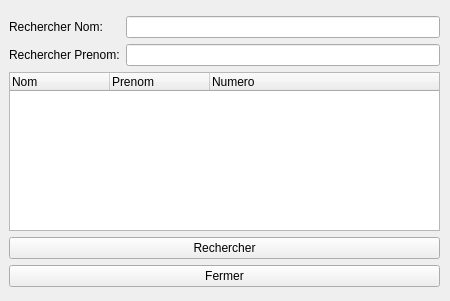
<?xml version="1.0" encoding="UTF-8"?>
<ui version="4.0">
 <class>Form</class>
 <widget class="QWidget" name="Form">
  <property name="geometry">
   <rect>
    <x>0</x>
    <y>0</y>
    <width>450</width>
    <height>301</height>
   </rect>
  </property>
  <property name="windowTitle">
   <string>Form</string>
  </property>
  <widget class="QWidget" name="verticalLayoutWidget">
   <property name="geometry">
    <rect>
     <x>9</x>
     <y>16</y>
     <width>431</width>
     <height>271</height>
    </rect>
   </property>
   <layout class="QVBoxLayout" name="verticalLayout">
    <item>
     <layout class="QFormLayout" name="formLayout_3">
      <property name="fieldGrowthPolicy">
       <enum>QFormLayout::AllNonFixedFieldsGrow</enum>
      </property>
      <item row="0" column="0">
       <widget class="QLabel" name="rechercherNomLabel">
        <property name="text">
         <string>Rechercher Nom:</string>
        </property>
       </widget>
      </item>
      <item row="0" column="1">
       <widget class="QLineEdit" name="rechercherNomLineEdit"/>
      </item>
      <item row="1" column="0">
       <widget class="QLabel" name="rechercherPrenomLabel">
        <property name="text">
         <string>Rechercher Prenom:</string>
        </property>
       </widget>
      </item>
      <item row="1" column="1">
       <widget class="QLineEdit" name="rechercherPrenomLineEdit"/>
      </item>
     </layout>
    </item>
    <item>
     <widget class="QTreeWidget" name="treeWidget">
      <column>
       <property name="text">
        <string>Nom</string>
       </property>
      </column>
      <column>
       <property name="text">
        <string>Prenom</string>
       </property>
      </column>
      <column>
       <property name="text">
        <string>Numero</string>
       </property>
      </column>
     </widget>
    </item>
    <item>
     <widget class="QPushButton" name="pushButton_2">
      <property name="text">
       <string>Rechercher</string>
      </property>
     </widget>
    </item>
    <item>
     <widget class="QPushButton" name="pushButton">
      <property name="text">
       <string>Fermer</string>
      </property>
     </widget>
    </item>
   </layout>
  </widget>
 </widget>
 <resources/>
 <connections/>
</ui>
